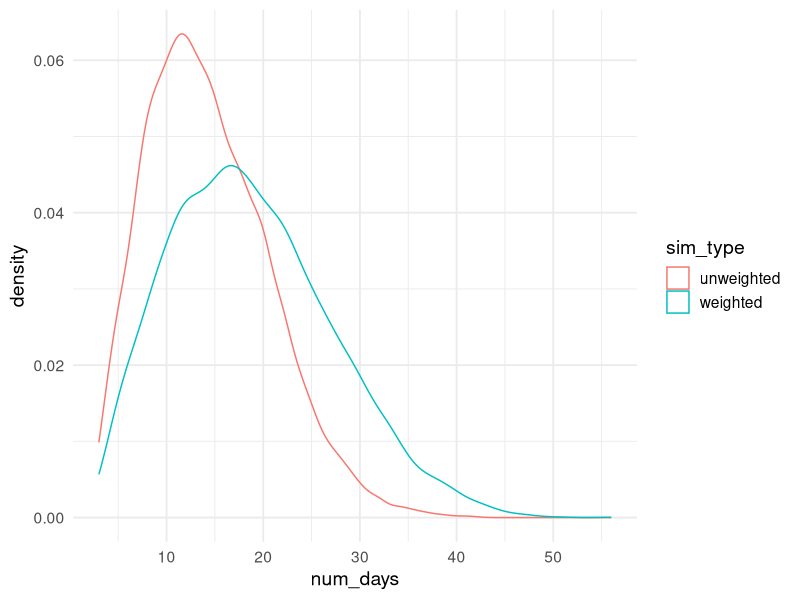
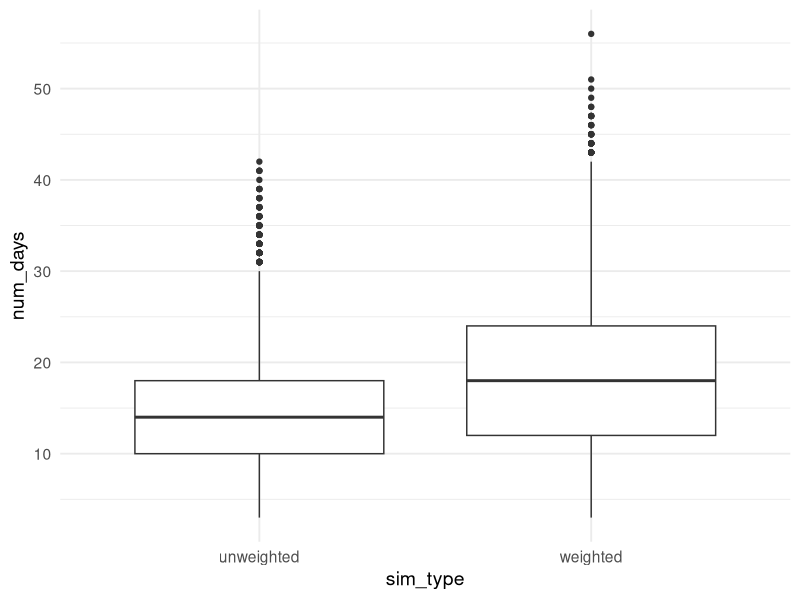

R code for these plots, in order:
## ---- chunk 1
library("ggplot2")
theme_set(theme_minimal(14))
## ---- chunk 2
draw_pill <- function(bottle, weighted){
  if (!weighted){
    weight_full <- sum(bottle=="full_pill")
    weight_half <- sum(bottle=="half_pill") 
    weights <- c(weight_full, weight_half) / (weight_full + weight_half)
  } else {
    weight_full <- sum(bottle=="full_pill") * 2 
    weight_half <- sum(bottle=="half_pill") 
    weights <- c(weight_full, weight_half) / (weight_full + weight_half)
  }
  return(sample(c("full_pill", "half_pill"), size=1, prob=weights))
}
## ---- chunk 3
update_bottle <- function(bottle, draw, day_num){
  full_pills_left <- sum(bottle=="full_pill")
  half_pills_left <- sum(bottle=="half_pill")
  
  if (draw=="full_pill"){
    bottle <- c(rep("full_pill", times=full_pills_left-1), 
                rep("half_pill", times=half_pills_left+1))
    return(bottle)
  }
  if (draw=="half_pill"){
    bottle <- c(rep("full_pill", times=full_pills_left), 
                rep("half_pill", times=half_pills_left-1))
    return(bottle)
  }
}
## ---- chunk 4
simulate_pill_taking <- function(weighted){
  my_bottle <- rep("full_pill", times=100)
  day_num <- 1
  draw <- draw_pill(my_bottle, weighted=weighted)
  while (draw != "half_pill"){
    draw <- draw_pill(my_bottle, weighted=weighted)
    my_bottle <- update_bottle(bottle=my_bottle, draw=draw, day_num=day_num)
    day_num <- day_num + 1
  }
  # uncomment if you want to see how many fulls are left after day `day_num`
  # message(paste0(sum(my_bottle=="full_pill"), " full pills left"))
  return(day_num)
}
## ---- chunk 5
num_sims <- 10000

# 10000 simulations, without weights
days_till_half_unweighted <- 
  replicate(n=num_sims, simulate_pill_taking(weighted=FALSE))

# 10000 simulations, with weights
days_till_half_weighted <- 
  replicate(n=num_sims, simulate_pill_taking(weighted=TRUE))

# collect the results
sim_data <- data.frame(
  num_days = c(days_till_half_weighted, days_till_half_unweighted), 
  sim_type = rep(c("weighted", "unweighted"), each=num_sims)
)
## ---- chunk 6
message(paste0(
  "if we're equally likely to draw a full or a half, it takes an average of ",
  round(mean(days_till_half_unweighted), 1), " days to draw a half pill"
))

message(paste0(
  "if we're twice as likely to draw a full as a half, it takes an average of ",
  round(mean(days_till_half_weighted), 1), " days to draw a half pill"
))

## ---- chunk 7
ggplot(sim_data, aes(color=sim_type, x=num_days)) + geom_density()
## ---- chunk 8
ggplot(sim_data, aes(x=sim_type, y=num_days)) + geom_boxplot()
